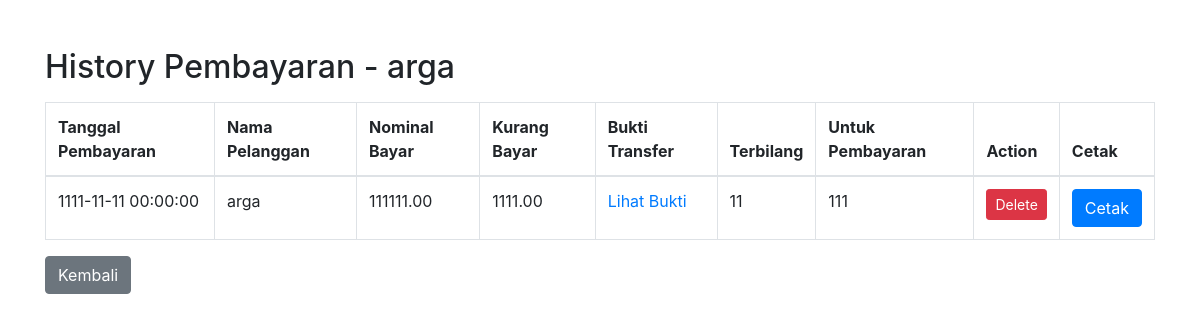
/history_pembayaran.php?id=1, run on an earlier commit of the app's database.
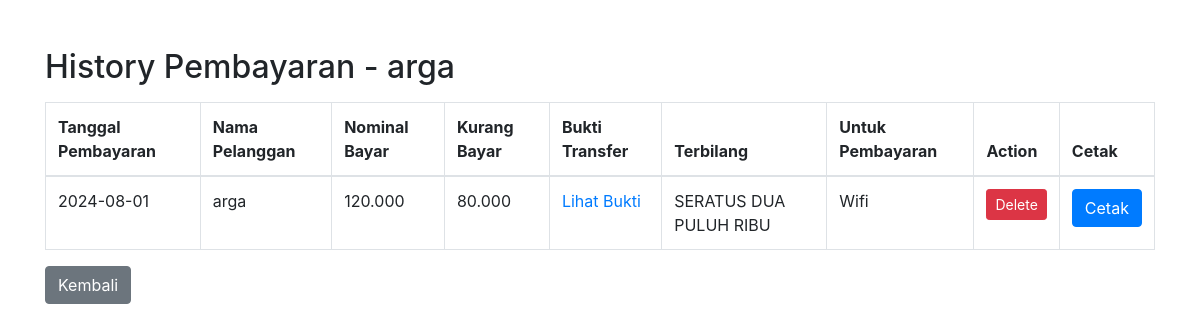
And on a later commit of the database.
### tables this page shows
CREATE TABLE `pelanggan` (
  `id` int(11) NOT NULL,
  `nama_pelanggan` varchar(100) NOT NULL,
  `no_wa` varchar(20) NOT NULL,
  `alamat` text NOT NULL,
  `paket_wifi` varchar(50) NOT NULL,
  `tanggal_aktivasi` date NOT NULL,
  `status` enum('Aktif','Tidak Aktif') DEFAULT 'Tidak Aktif'
);

CREATE TABLE `pembayaran` (
  `id` int(11) NOT NULL,
  `pelanggan_id` int(11) DEFAULT NULL,
  `nominal_bayar` varchar(50) DEFAULT NULL,
  `kurang_bayar` varchar(50) DEFAULT NULL,
  `bukti_transfer` varchar(255) DEFAULT NULL,
  `terbilang` varchar(255) DEFAULT NULL,
  `untuk_pembayaran` varchar(255) DEFAULT NULL,
  `tanggal_pembayaran` varchar(50) DEFAULT NULL,
  `bukti_tf` varchar(255) DEFAULT NULL
);

### history_pembayaran.php (the view, shortened to what this page needs)
<?php
$conn = new mysqli("localhost", "root", "", "pilarapp");
$pelanggan_id = $_GET['id'];
$sql_nama = $conn->prepare("SELECT nama_pelanggan FROM pelanggan WHERE id = ?");
$sql_nama->bind_param("i", $pelanggan_id);
$sql_nama->execute();
$result_nama = $sql_nama->get_result();
if ($result_nama->num_rows > 0) {
    $nama_pelanggan = $result_nama->fetch_assoc()['nama_pelanggan'];
} else {
    $nama_pelanggan = "Tidak diketahui";
}
$sql = $conn->prepare("SELECT * FROM pembayaran WHERE pelanggan_id = ?");
$sql->bind_param("i", $pelanggan_id);
$sql->execute();
$result = $sql->get_result();
?>
<!DOCTYPE html>
<html lang="en">
<head>
    <link rel="stylesheet" href="https://stackpath.bootstrapcdn.com/bootstrap/4.5.2/css/bootstrap.min.css">
</head>
<body>
    <div class="container mt-5">
        <h2>History Pembayaran - <?php echo htmlspecialchars($nama_pelanggan); ?></h2>
        <table class="table table-bordered mt-3">
            <thead>
                <tr>
                    <th>Tanggal Pembayaran</th>
                    <th>Nama Pelanggan</th>
                    <th>Nominal Bayar</th>
                    <th>Kurang Bayar</th>
                    <th>Bukti Transfer</th>
                    <th>Terbilang</th>
                    <th>Untuk Pembayaran</th>
                    <th>Action</th>
                    <th>Cetak</th>
                </tr>
            </thead>
            <tbody>
                <?php
                if ($result->num_rows > 0) {
                    while ($row = $result->fetch_assoc()) {
                        echo "<tr>
                                <td>" . htmlspecialchars($row['tanggal_pembayaran']) . "</td>
                                <td>" . htmlspecialchars($nama_pelanggan) . "</td>
                                <td>" . htmlspecialchars($row['nominal_bayar']) . "</td>
                                <td>" . htmlspecialchars($row['kurang_bayar']) . "</td>
                                <td><a href='uploads/" . htmlspecialchars($row['bukti_tf']) . "' target='_blank'>Lihat Bukti</a></td>
                                <td>" . htmlspecialchars($row['terbilang']) . "</td>
                                <td>" . htmlspecialchars($row['untuk_pembayaran']) . "</td>
                                <td>
                                    <a href='delete.php?id=" . $row['id'] . "&pelanggan_id=" . $pelanggan_id . "' class='btn btn-danger btn-sm' onclick=\"return confirm('Apakah Anda yakin ingin menghapus data ini?');\">Delete</a>
                                </td>
                                <td>
                                    <button onclick=\"window.location.href='gambar.php?id=" . $row['id'] . "'\" class='btn btn-primary'>Cetak</button>
                                </td>
                            </tr>";
                    }
                } else {
                    echo "<tr><td colspan='9'>Tidak ada data pembayaran yang ditemukan.</td></tr>";
                }
                ?>
            </tbody>
        </table>
        <a href="internet_home.php" class="btn btn-secondary">Kembali</a>
    </div>
</body>
</html>

What changed in the data, as far as the page shows it:
removed pembayaran: tanggal_pembayaran "1111-11-11 00:00:00", pelanggan.nama_pelanggan "arga", nominal_bayar "111111.00", kurang_bayar "1111.00", terbilang "11", untuk_pembayaran "111"
added pembayaran: tanggal_pembayaran "2024-08-01", pelanggan.nama_pelanggan "arga", nominal_bayar "120.000", kurang_bayar "80.000", terbilang "SERATUS DUA PULUH RIBU", untuk_pembayaran "Wifi"
